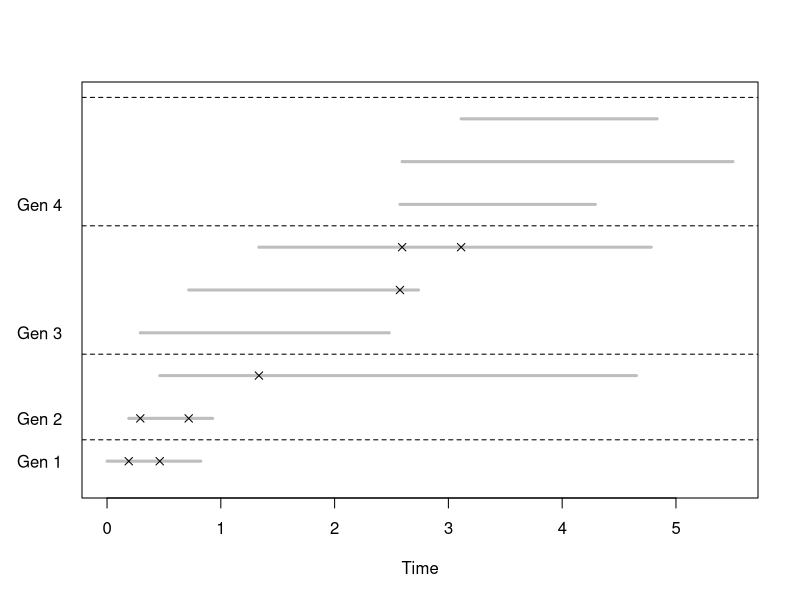
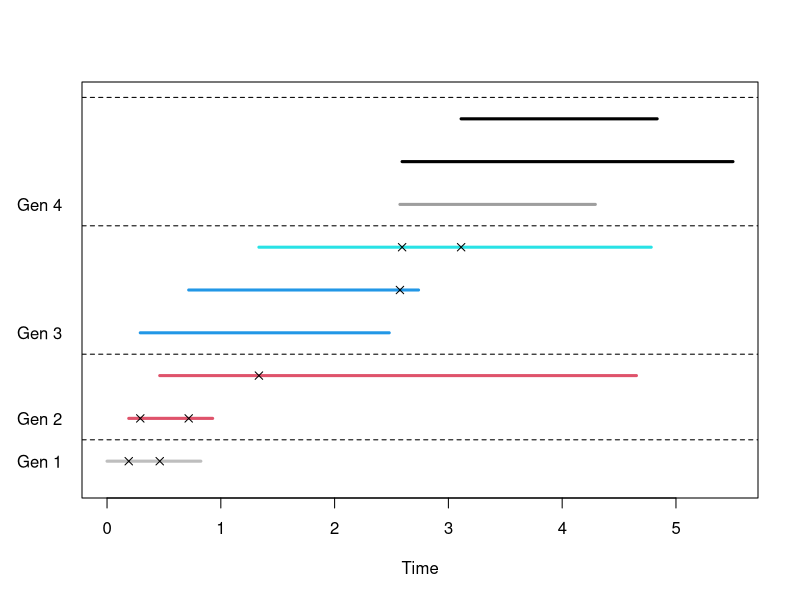
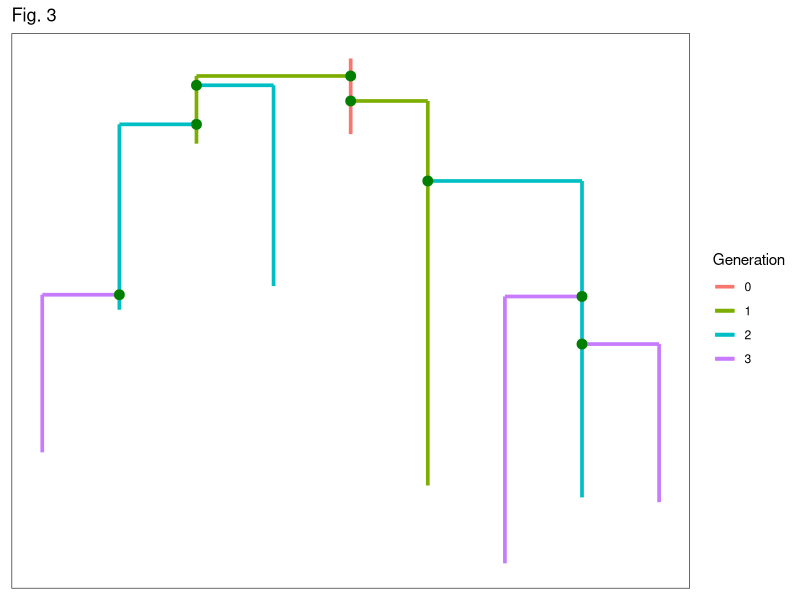

Write the R code that produced these figures, in order.
## ---- chunk 1
#Generates kids when passed vectors of birth times and completion times
genKidsV = function(bTimes, cTimes, parentID, lambda = 0.5, kappa = 0.3) {
       # Determine how many children each job has
  parentAge = cTimes - bTimes
  numKids = rpois(n = length(parentAge), lambda = lambda * parentAge)
  
  if (sum(numKids) == 0) return(NULL)
  
       # Determine the birth times of the children  
  kidStats = 
    mapply(function(n, min, max) {
      births = sort(runif(n, min, max))
      runtimes = rexp(n, rate = kappa)
      completes = rep(max, n) + runtimes
      data.frame(births, completes)
    },
           n = numKids , min = bTimes, max = cTimes, 
           SIMPLIFY = FALSE)
  
 
  return(data.frame(parentID = rep(parentID, numKids),
                    kidID = 1:sum(numKids), 
                    births = unlist(lapply(kidStats, "[[", "births")), 
                    completes = unlist(lapply(kidStats,"[[", "completes"))
                    ))
}
## ---- chunk 2
#Creates a family tree with a max number of generations and offspring
familyTree = function(lambda = 0.5, kappa = 0.3, maxGen = 10) {
  # maxGen - maximum number of generations to observe
  # Return value - a list with 1 data frame per generation.
  allGens = vector(mode = "list", length = maxGen)
  
  # Generate the root of the tree
  allGens[[1]] = data.frame(parentID = NA, kidID = 1, births = 0,
                            completes = rexp(1, rate = kappa))
  
  # Generate future generations, one at a time.
  for (i in 2:maxGen) {
    nextGen = genKidsV(bTimes = allGens[[ (i - 1) ]]$births,
                       cTimes = allGens[[ (i - 1) ]]$completes,
                       parentID = allGens[[ (i - 1) ]]$kidID,
                       lambda = lambda, kappa = kappa)
    if (is.null(nextGen)) return(allGens[ 1:(i - 1) ])
    allGens[[ i ]] = nextGen
  }
  
  return(allGens)
}
## ---- chunk 3

#testing family tree call
seed1 = 12062013
set.seed(seed1)
tree = familyTree(lambda = 0.4, kappa = 1, maxGen = 10)
print(tree)
## ---- chunk 4
set.seed(seed1)
g = familyTree(lambda = 0.4, kappa = 1, maxGen = 10)

maxLife = max(sapply(g, function(gen) max(gen$completes)))
numFamily = sum(sapply(g, nrow))

plot(0,0, ylim = c(0.5, numFamily + 0.5), xlim = c(0, maxLife),
     xlab = "Time", ylab = "", type ="n",
     axes = FALSE)

box()
axis(1)
numGen = length(g)
numKids = sapply(g, nrow)
treeN = g[ 2:(numGen + 1) ]
birthNum = c(0, cumsum(sapply(g, nrow))[ -length(g)])
axis(2, at = birthNum + 1, 
     labels = paste("Gen", 1:numGen), tick = FALSE, las = 1)

mapply(function(gen, nextGen, birthNum) {
  birthOrder = birthNum + (1:nrow(gen))
  segments(x0 = gen$births, x1 = gen$completes, y0 = birthOrder,
          lwd = 3, col = "grey")
  abline(h = 0.5 + max(birthOrder), lty = 2, col="black" )
  if (all(!is.na(nextGen$births)))
  points(x = nextGen$births, y = birthOrder[nextGen$parentID],
         pch = 4)
  },
  gen = g, nextGen = treeN, birthNum = birthNum )
## ---- chunk 5
plot(0,0, ylim = c(0.5, numFamily + 0.5), xlim = c(0, maxLife),
     xlab = "Time", ylab = "", type ="n",
     axes = FALSE)

box()
axis(1)
numGen = length(g)
numKids = sapply(g, nrow)
treeN = g[ 2:(numGen + 1) ]
birthNum = c(0, cumsum(sapply(g, nrow))[ -length(g)])
axis(2, at = birthNum + 1, 
     labels = paste("Gen", 1:numGen), tick = FALSE, las = 1)

mapply(function(gen, nextGen, birthNum) {
  birthOrder = birthNum + (1:nrow(gen))
  if (nrow(gen) == 1){
    segments(x0 = gen$births, x1 = gen$completes, y0 = birthOrder,
            lwd = 3, col = "grey")    
  }
  else {
    segments(x0 = gen$births, x1 = gen$completes, y0 = birthOrder,
            lwd = 3, col = birthOrder[gen$parentID])
  }
  abline(h = 0.5 + max(birthOrder), lty = 2, col="black" )
  if (all(!is.na(nextGen$births)))
  points(x = nextGen$births, y = birthOrder[nextGen$parentID],
         pch = 4)
  },
  gen = g, nextGen = treeN, birthNum = birthNum )
## ---- chunk 6
draw_tree <- function(lambda = .4, kappa = 1, maxGen = 10, seedx=12062013){
  library(dplyr)
  library(ggplot2)
  #lambda = .4; kappa = 1; maxGen = 10; seedx=12062013
  set.seed(seedx); tree <- familyTree(lambda=lambda, kappa = kappa, maxGen = maxGen)
  
  tree_df <- data.frame()
  for (i in 1:length(tree)){
    # convert gen i to data frame
    tmp <- as.data.frame(tree[i])
    # lable gen i
    tmp$Gen <- i
    tree_df <- rbind(tree_df, tmp)
  }
  
  # Add y cord
  #tree_df$x_cord <- 1:nrow(tree_df)*.5
  tree_df$x_cord <- c(0.0, -1.0, .5, -.5, -1.5, 1.5, -2.0, 1.0, 2.0)
  
  # Add parent generation reference
  tree_df$Parent_Gen <- tree_df$Gen-1
  
  # Self join the table to identify the births on the parent
  marks <- inner_join(select(tree_df, kidID, Gen, x_cord), 
                      select(tree_df, parentID, Parent_Gen, births), 
                      by=c("kidID" = "parentID", "Gen"="Parent_Gen"))
  
  # Connect birth to life line
  conn_lines <- inner_join(select(tree_df, births, x_cord, Gen),
                           select(marks, births, x_cord), by="births")
  
  # Generation separation locations
  gen_lines <- tree_df %>% 
    group_by(Gen) %>% 
    summarize(Gen_Break = max(x_cord)+.25) %>%
    mutate(Gen_Label = paste("Gen", Gen))
  
  g <- ggplot(tree_df) + 
    geom_segment(aes(y = -births, x = x_cord, yend = -completes, xend = x_cord, color=as.factor(Gen-1)), size=1.25) +
    geom_segment(aes(y = -births, x = x_cord.x, yend = -births, xend = x_cord.y, color=as.factor(Gen-1)), data = conn_lines,  size=1.25) +
    geom_point(aes(y = -births, x = x_cord), data = marks, shape=19, size=3, color="#007F00") +
    scale_color_discrete(name="Generation")+ 
    theme_bw() + 
    labs(title = "Fig. 3") +
    theme(axis.title.y=element_blank(),
          axis.title.x=element_blank(),
          panel.grid.major.y = element_blank(),
          panel.grid.minor.y = element_blank(),
          panel.grid.major.x = element_blank(),
          panel.grid.minor.x = element_blank(),
          axis.text.x=element_blank(),
          axis.ticks.x=element_blank(),
          axis.text.y=element_blank(),
          axis.ticks.y=element_blank()) 
  
  return(g)
}

draw_tree()
